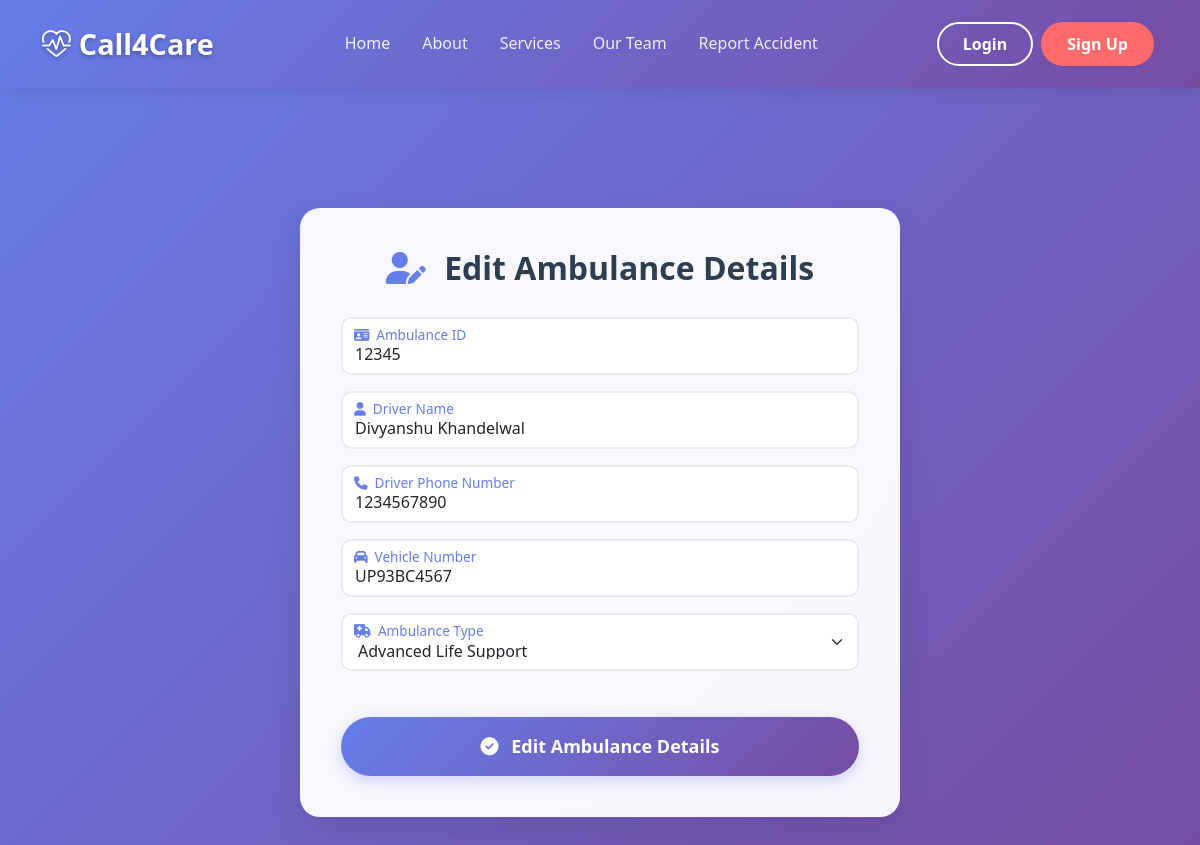
Page /accounts/edit_ambulance/7 on the committed database.
### home/models.py (models this page shows)
class Ambulance(models.Model):
    Ambulance_type = (
        ("Basic Life Support","Basic Life Support"),
        ("Advanced Life Support","Advanced Life Support"),
        ("ICU Ambulance","ICU Ambulance"),
        ("Oxygen Ambulance","Oxygen Ambulance")
    )
    Ambulance_ID = models.CharField(max_length=55)
    Driver_Name = models.CharField(max_length=50)
    Driver_Phone_Number = models.CharField(max_length=10)
    Vehicle_Number = models.CharField(max_length=25)
    Ambulance_Type = models.CharField(max_length=100 , choices=Ambulance_type)
    Driver_Password = models.CharField(max_length=15)

### accounts/views.py (the view, shortened to what this page needs)
# urls.py: path('edit_ambulance/<int:ambulance_id>',views.edit_ambulance,name="edit_ambulance"),
def edit_ambulance(request,ambulance_id):
    Ambu = Ambulance.objects.get(id = ambulance_id)
    parameters = {
        "Ambu" : Ambu
    }
    return render(request,"Edit_page/ambulance_edit.html",parameters)

### templates/Edit_page/ambulance_edit.html (shortened to what this page needs)
{% extends "home/base.html" %}
{% block body %}
<div class="container registration-container">
    <div class="row justify-content-center">
        <div class="col-lg-8 col-md-10">
            <div class="registration-card">
                <h2 class="card-title">
                    <i class="fas fa-user-edit" style="color: #667eea; margin-right: 10px;"></i>
                    Edit Ambulance Details
                </h2>
                <form id="ambulanceRegistrationForm" method="POST" novalidate>
                    <div class="form-floating mb-3">
                        <input type="text" class="form-control" name="AmbulanceId" id="ambulanceId"
                            placeholder="Ambulance ID" required value="{{ Ambu.Ambulance_ID }}">
                        <label for="ambulanceId">
                        </label>
                    </div>
                    <div class="form-floating mb-3">
                        <input type="text" class="form-control" name="drivername" id="driverName"
                            placeholder="Driver Name" required value="{{ Ambu.Driver_Name }}">
                        <label for="driverName">
                        </label>
                    </div>
                    <div class="form-floating mb-3">
                            <input type="tel" class="form-control" name="driverphone" id="driverPhone" placeholder="Driver Phone Number"  required value = "{{ Ambu.Driver_Phone_Number }}">
                            <label for="driverPhone">
                            </label>
                        </div>
                    <div class="form-floating mb-3">
                        <input type="text" class="form-control" name="vehicleNumber" id="vehicleNumber"
                            placeholder="Vehicle Number" required value="{{ Ambu.Vehicle_Number }}">
                        <label for="vehicleNumber">
                        </label>
                    </div>
                    <div class="form-floating mb-3">
                        <select class="form-select" name="ambulanceType" id="ambulanceType" required>
                            <option value="advanced" {% if Ambu.Ambulance_Type == "advanced" %}selected{% endif %}>
                                Advanced Life Support</option>
                        </select>
                        <label for="ambulanceType">
                        </label>
                    </div>
                    <button type="submit" class="submit-btn">
                        <i class="fas fa-check-circle me-2"></i>
                        Edit Ambulance Details
                    </button>
                </form>
            </div>
        </div>
    </div>
</div>
{% endblock %}

### templates/home/base.html (style rules this page uses)
:root { --primary-color: #2c7be5; --secondary-color: #00d4aa; --accent-color: #ff6b6b; --dark-color: #1a1a2e; --light-color: #f8f9fa; }
body { font-family: 'Segoe UI', Tahoma, Geneva, Verdana, sans-serif; line-height: 1.6; }

### templates/Edit_page/ambulance_edit.html (style rules this page uses)
body { background: linear-gradient(135deg, #667eea 0%, #764ba2 100%); min-height: 100vh; font-family: 'Segoe UI', Tahoma, Geneva, Verdana, sans-serif; }
.registration-container { margin-top: 120px; margin-bottom: 50px; }
.registration-card { background: rgba(255, 255, 255, 0.95); backdrop-filter: blur(10px); border-radius: 20px; box-shadow: 0 15px 35px rgba(0, 0, 0, 0.1); border: 1px solid rgba(255, 255, 255, 0.2); padding: 40px; max-width: 600px; margin: 0 auto; }
.card-title { color: #2c3e50; font-weight: 700; font-size: 2rem; margin-bottom: 30px; text-align: center; }
.form-control, .form-select { border-radius: 10px; border: 2px solid #e9ecef; padding: 12px 15px; font-size: 16px; transition: all 0.3s ease; }
.submit-btn { background: linear-gradient(135deg, #667eea, #764ba2); border: none; border-radius: 50px; padding: 15px 40px; font-size: 18px; font-weight: 600; color: white; width: 100%; margin-top: 30px; transition: all 0.3s ease; box-shadow: 0 5px 15px rgba(102, 126, 234, 0.3); }
.form-floating { margin-bottom: 20px; }
.form-floating>.form-control:focus~label, .form-floating>.form-control:not(:placeholder-shown)~label { color: #667eea; }
.form-floating>.form-select:focus~label, .form-floating>.form-select:not([value=""])~label { color: #667eea; }

### rows in the picture
Ambulance: AmbulanceId "12345", drivername "Divyanshu Khandelwal", driverphone "1234567890", vehicleNumber "UP93BC4567", ambulanceType "Advanced Life Support"
